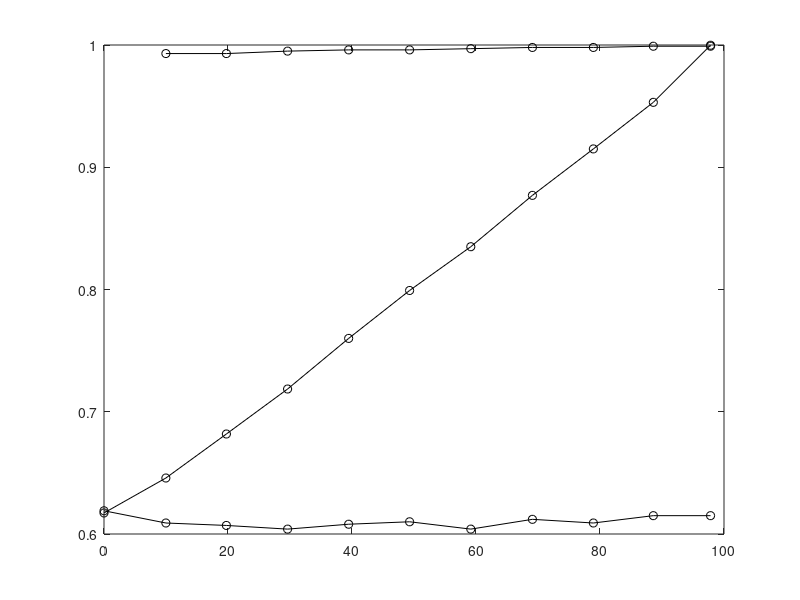
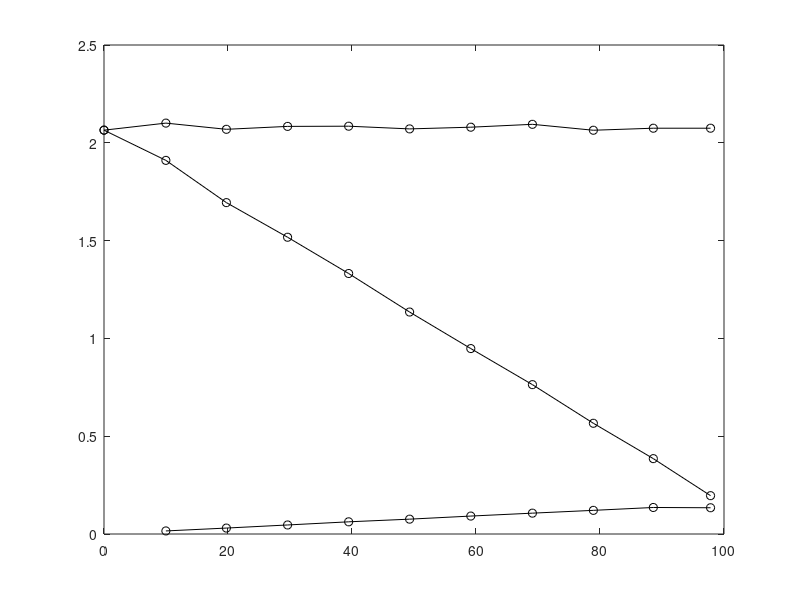
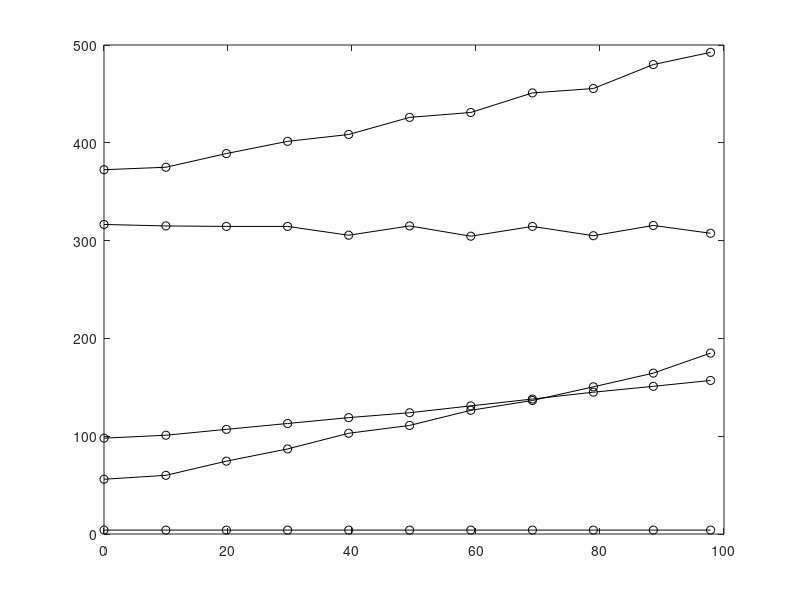

MATLAB code to generate these figures, in order:
close all
clear all

%Information from simulation
% Pithos & 0(0.0)    &    0.6172  &  2.0646  &
% Pithos & 10(9.98)  &    0.6458  &  1.9102  &
% Pithos & 20(19.74) &    0.6818  &  1.6942  &
% Pithos & 30(29.61) &    0.7186  &  1.5172  &
% Pithos & 40(39.46) &    0.760   &  1.3318  &   401/416  \\
% Pithos & 50(49.29) &    0.7992  &  1.1348  &
% Pithos & 60(59.16) &    0.835   &  0.9480  &   424/438  \\
% Pithos & 70(69.10) &    0.8770  &  0.7636  &
% Pithos & 80(78.93) &    0.915   &  0.5661  &   450/461  \\
% Pithos & 90(88.60) &    0.9531  &  0.3853  &
% Pithos & 100(97.83)     &    0.9998  &  0.196   &
% 
% Group & 0(0.0)    &  N/A    &  N/A      &     53/59
% Group & 10(9.98)  &  0.993  &  0.01567  &     57/63
% Group & 20(19.74) &  0.993  &  0.03037  &     72/77
% Group & 30(29.61) &  0.995  &  0.04618  &     85/89
% Group & 40(39.46) &  0.996  &  0.0623   &     102/104  \\
% Group & 50(49.29) &  0.996  &  0.0759   &     110/112
% Group & 60(59.16) &  0.997  &  0.0917   &     126/127  \\
% Group & 70(69.10) &  0.998  &  0.1066   &     136/137
% Group & 80(78.93) &  0.998  &  0.1209   &     151/150  \\
% Group & 90(88.60) &  0.999  &  0.1356   &     165/164
% Group & 100(97.83)     &  0.999  &  0.1342    &     187/183
% 
% Overlay & 0(0.0)    &  0.619   &  2.0646  &   311/322
% Overlay & 10(9.98)  &  0.609   &  2.1007  &   309/321
% Overlay & 20(19.74) &  0.607   &  2.0690  &   309/320
% Overlay & 30(29.61) &  0.604   &  2.0839  &   308/321
% Overlay & 40(39.46) &  0.608   &   2.0849 &   299/312  \\
% Overlay & 50(49.29) &  0.610   &  2.0711  &   309/321
% Overlay & 60(59.16) &  0.604   &   2.0798 &   298/311  \\
% Overlay & 70(69.10) &  0.612   &   2.0945 &   309/320
% Overlay & 80(78.93) &  0.609   &   2.0642 &   299/311  \\
% Overlay & 90(88.60) &  0.615   &   2.0746 &   310/321
% Overlay & 100(97.83) &  0.615   &   2.0746 &   301/314

% 0(0.0)        &  4  &  98   \\
% 10(9.98)      &  4  &  101  \\
% 20(19.74)     &  4  &  107  \\
% 30(29.61)     &  4  &  113  \\
% 40(39.46)     &  4  &  119  \\
% 50(49.29)     &  4  &  124  \\
% 60(59.16)     &  4  &  131  \\
% 70(69.10)     &  4  &  138  \\
% 80(78.93)     &  4  &  145  \\
% 90(88.60)     &  4  &  151  \\
% 100(97.83)    &  4  &  157  \\

group_prob = [0.0,9.98,19.74,29.61,39.46,49.29,59.16,69.10,78.93,88.60,97.83];

group_rel = [0.993, 0.993, 0.995, 0.996, 0.996, 0.997, 0.998, 0.998, 0.999, 0.999];
group_resp = [0.01567, 0.03037, 0.04618, 0.0623, 0.0759, 0.0917, 0.1066, 0.1209, 0.1356, 0.1342];
group_in = [53,57,72,85,102,110,126,136,151,165,187];
group_out = [59,63,77,89,104,112,127,137,150,164,183];
group_av = (group_in+group_out)/2;

overlay_rel = [0.619,0.609,0.607,0.604,0.608,0.610,0.604,0.612,0.609,0.615,0.615];
overlay_resp = [2.0646, 2.1007, 2.0690, 2.0839, 2.0849, 2.0711, 2.0798, 2.0945, 2.0642, 2.0746, 2.0746];
overlay_in = [311,309,309,308,299,309,298,309,299,310,301];
overlay_out = [322,321,320,321,312,321,311,320,311,321,314];
overlay_av = (overlay_in+overlay_out)/2;

pithos_rel = [0.6172, 0.6458, 0.6818, 0.7186, 0.760, 0.7992, 0.835, 0.8770, 0.915, 0.9531, 0.9998];
pithos_resp = [2.0646, 1.9102, 1.6942, 1.5172, 1.3318, 1.1348, 0.9480, 0.7636, 0.5661, 0.3853, 0.196];
pithos_in = group_in + overlay_in;
pithos_out = group_out + overlay_out;
pithos_av = (pithos_in+pithos_out)/2;

data_in = [4,4,4,4,4,4,4,4,4,4,4];
data_out = [98,101,107,113,119,124,131,138,145,151,157];

plot(group_prob(2:length(group_prob)), group_rel, 'ko-');
hold on
plot(group_prob, pithos_rel, 'ko-');
plot(group_prob, overlay_rel, 'ko-');

figure 
plot(group_prob(2:length(group_prob)), group_resp, 'ko-');
hold on
plot(group_prob, pithos_resp, 'ko-');
plot(group_prob, overlay_resp, 'ko-');

figure
plot(group_prob, group_av, 'ko-');
hold on
plot(group_prob, pithos_av, 'ko-');
plot(group_prob, overlay_av, 'ko-');
plot(group_prob, data_in, 'ko-');
plot(group_prob, data_out, 'ko-');

